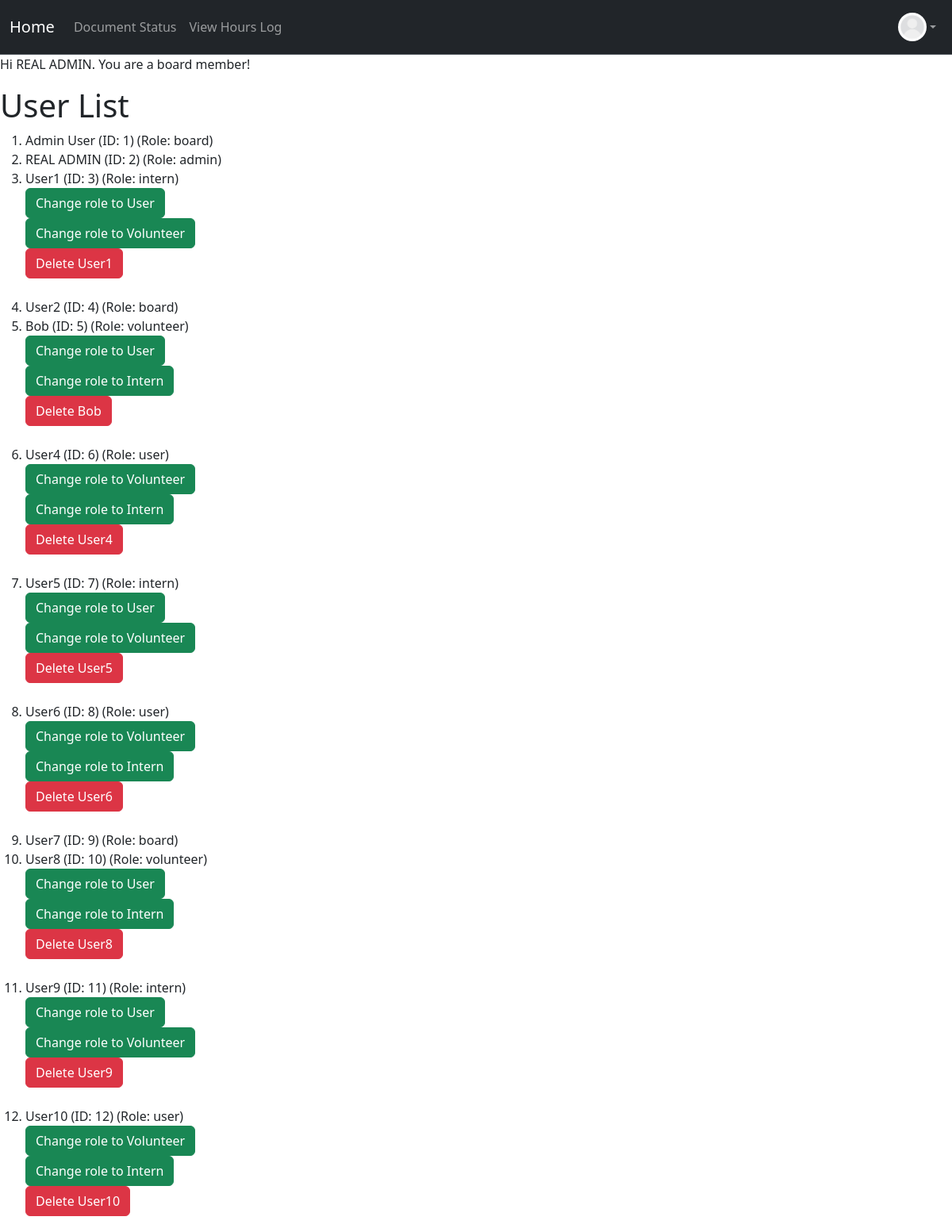
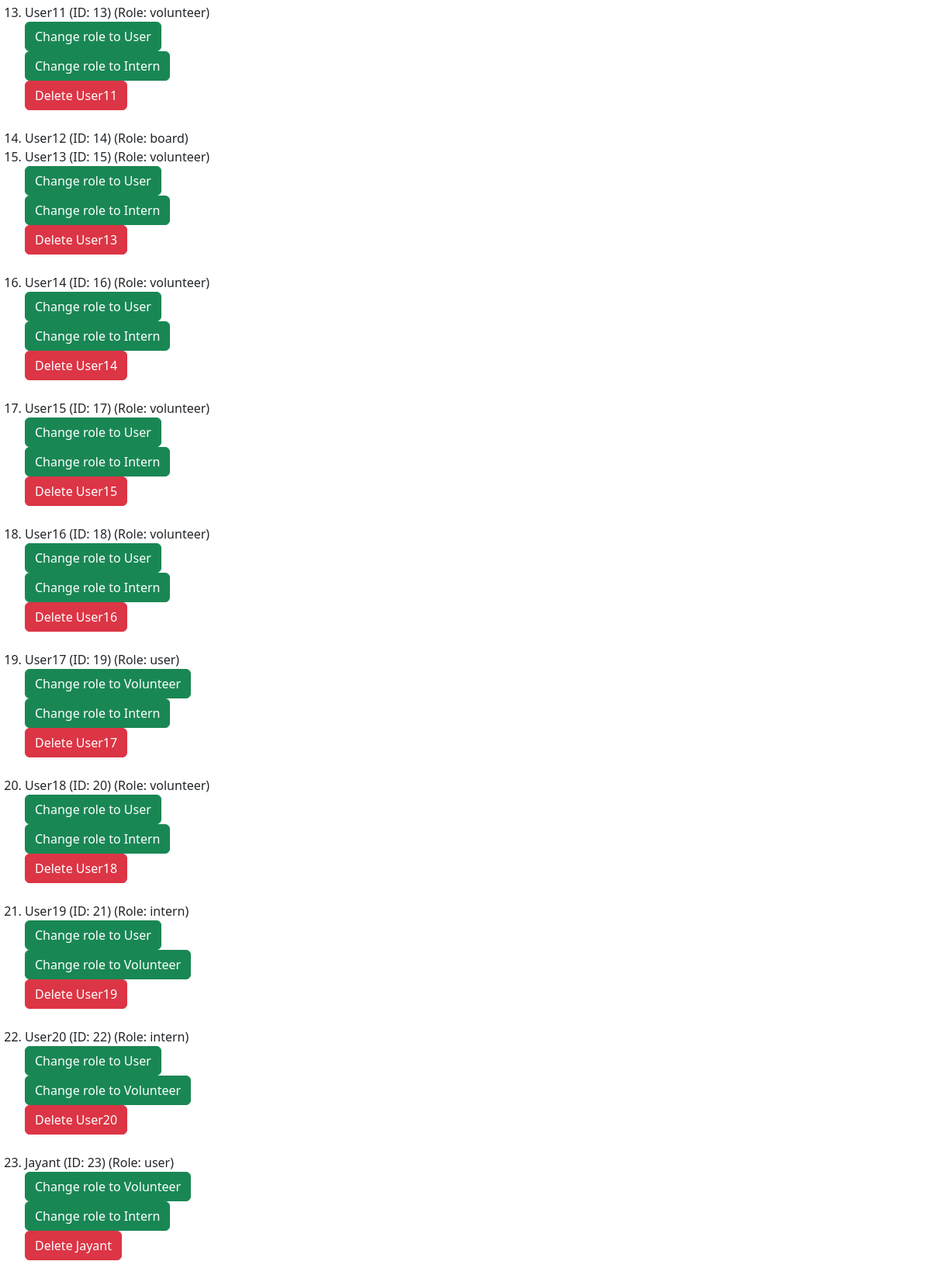
The app's page /board/dashboard (signed in) with its own data (2 pictures, top to bottom).
### project/models.py (models this page shows, shortened)
class User(db.Model, UserMixin):
    __tablename__ = 'users'
    id: Mapped[int] = mapped_column(primary_key=True)
    name: Mapped[str] = mapped_column()
    email: Mapped[str] = mapped_column(unique=True)
    password_hash: Mapped[str] = mapped_column(db.String(128))
    picture: Mapped[str] = mapped_column(default="default.jpeg")
    role: Mapped[str] = mapped_column(default="user")  # "user", "volunteer", " intern", "board"
    hours: Mapped[List["Hours"]] = relationship("Hours", back_populates="user", cascade="all, delete-orphan")
    documents: Mapped[List["Document"]] = relationship("Document", back_populates="user", cascade="all, delete-orphan")

### app.py (the view)
@app.route("/board/dashboard")
@login_required
@permission_required('board')
def board_dashboard():
    user = User.query.all()  # Get all users
    return render_template("board_home.html", user = user)

### project/models.py (called while the page is built)
@login_manager.user_loader
def load_user(user_id):
    return User.query.get(user_id)

### project/templates/board_home.html (shortened to what this page needs)
{% extends "base.html" %}
{% block content %}
<div class="jumbotron">
  {% if current_user.is_authenticated %}
    <p>Hi {{ current_user.name }}. You are a board member!</p>
  {% else %}
    <p>Please login or register!</p>
  {% endif %}
</div>
<h1>User List</h1>
  {% if user %}
    <ol>
      {% for user in user %}
      <li>
        {{ user.name }}
        <span class="id">(ID: {{ user.id }})</span>
        <span class="role">(Role: {{ user.role }})</span>
        {% if user.role != "admin" and user.role != "board" %}
          {% for role_choice in ['user', 'volunteer', 'intern'] %}
              {% if (user.role != role_choice)%}
                <form action="{{ url_for('upgrade_user') }}" method="post">
                  <button type="submit" class="btn btn-success">Change role to {{ role_choice|capitalize }}</button>
                </form>
              {% endif %}
          {% endfor %}
          <form action="{{ url_for('delete_user') }}" method="post">
            <button type="submit" class="btn btn-danger">Delete {{ user.name }}</button>
          </form>
          <br>
        {% endif %}
      </li>
      {% endfor %}
  {% else %}
      <li class="empty">No users added yet.</li>
  {% endif %}
{% endblock %}

### project/templates/base.html (shortened to what this page needs)
<!DOCTYPE html>
<html>
  <head>
    <link href="https://cdn.jsdelivr.net/npm/bootstrap@5.3.8/dist/css/bootstrap.min.css" rel="stylesheet">
  </head>
  <body>
    <nav class="navbar navbar-expand bg-dark border-bottom border-body" data-bs-theme="dark">
      <div class="container-fluid d-flex">
        <a class="navbar-brand"
            href="{% if current_user.is_authenticated and current_user.role == 'admin' %}
              {{ url_for('admin_dashboard') }}
            {% elif current_user.is_authenticated and current_user.role == 'board' %}
              {{ url_for('board_dashboard') }}
            {% elif current_user.is_authenticated and current_user.role == 'volunteer' %}
                {{ url_for('volunteer_dashboard') }}
            {% elif current_user.is_authenticated and current_user.role == 'intern' %}
                {{ url_for('intern_dashboard') }}
            {% else %}
              {{ url_for('user_dashboard') }}
          {% endif %}">
          Home
        </a>
        <ul class="navbar-nav mb-2 mb-lg-0 d-flex flex-row">
          {% if current_user.is_authenticated %}
          <li class="nav-item">
            <a class="nav-link" href="{{ url_for('document_status') }}">Document Status</a>
          </li>
          <li class="nav-item">
            <a class="nav-link"
            href="{{ url_for('hours_log') }}">
                View Hours Log </a>
          </li>
          {% endif %}
        </ul>
        {% if current_user.is_authenticated %}
        <ul class="navbar-nav ms-auto mb-2 mb-lg-0">
          <li class="nav-item dropdown">
            <a class="nav-link dropdown-toggle d-flex align-items-center" href="#" id="profileDropdown" role="button" data-bs-toggle="dropdown" aria-expanded="false">
              <img src="{{ url_for('static', filename='profile_pics/' ~ current_user.picture ) }}" alt="Profile" style="height:36px;width:36px;border-radius:50%;">
            </a>
          </li>
        </ul>
        {% endif %}
      </div>
    </nav>
    {% block content %}
    {% endblock %}
  </body>
</html>

### records on screen
User: picture (placeholder picture), name "REAL ADMIN", id "2", role "admin"
User: name "Admin User", id "1", role "board"
User: name "User1", id "3", role "intern", role_choice "User" "Volunteer"
User: name "User2", id "4", role "board"
User: name "Bob", id "5", role "volunteer", role_choice "User" "Intern"
User: name "User4", id "6", role "user", role_choice "Volunteer" "Intern"
User: name "User5", id "7", role "intern", role_choice "User" "Volunteer"
User: name "User6", id "8", role "user", role_choice "Volunteer" "Intern"
User: name "User7", id "9", role "board"
User: name "User8", id "10", role "volunteer", role_choice "User" "Intern"
User: name "User9", id "11", role "intern", role_choice "User" "Volunteer"
User: name "User10", id "12", role "user", role_choice "Volunteer" "Intern"
User: name "User11", id "13", role "volunteer", role_choice "User" "Intern"
User: name "User12", id "14", role "board"
User: name "User13", id "15", role "volunteer", role_choice "User" "Intern"
User: name "User14", id "16", role "volunteer", role_choice "User" "Intern"
User: name "User15", id "17", role "volunteer", role_choice "User" "Intern"
User: name "User16", id "18", role "volunteer", role_choice "User" "Intern"
User: name "User17", id "19", role "user", role_choice "Volunteer" "Intern"
User: name "User18", id "20", role "volunteer", role_choice "User" "Intern"
User: name "User19", id "21", role "intern", role_choice "User" "Volunteer"
User: name "User20", id "22", role "intern", role_choice "User" "Volunteer"
User: name "Jayant", id "23", role "user", role_choice "Volunteer" "Intern"
